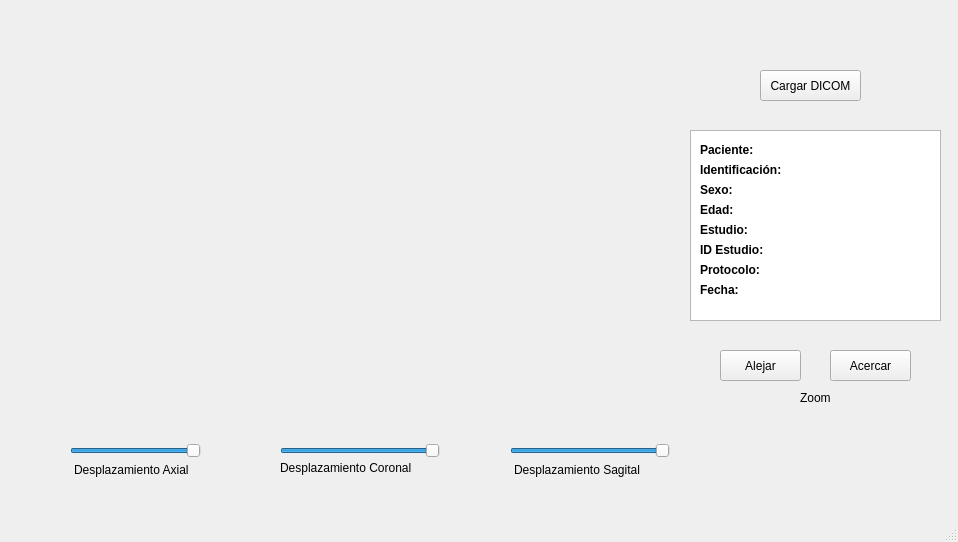
<?xml version="1.0" encoding="UTF-8"?>
<ui version="4.0">
 <class>MainWindow</class>
 <widget class="QMainWindow" name="MainWindow">
  <property name="geometry">
   <rect>
    <x>0</x>
    <y>0</y>
    <width>958</width>
    <height>542</height>
   </rect>
  </property>
  <property name="windowTitle">
   <string>Visor DICOM</string>
  </property>
  <widget class="QWidget" name="centralwidget">
   <widget class="QWidget" name="campo_grafico" native="true">
    <property name="geometry">
     <rect>
      <x>40</x>
      <y>20</y>
      <width>641</width>
      <height>391</height>
     </rect>
    </property>
   </widget>
   <widget class="QPushButton" name="boton_cargar">
    <property name="geometry">
     <rect>
      <x>760</x>
      <y>70</y>
      <width>101</width>
      <height>31</height>
     </rect>
    </property>
    <property name="text">
     <string>Cargar DICOM</string>
    </property>
   </widget>
   <widget class="QPushButton" name="boton_aumentar">
    <property name="geometry">
     <rect>
      <x>830</x>
      <y>350</y>
      <width>81</width>
      <height>31</height>
     </rect>
    </property>
    <property name="text">
     <string>Acercar</string>
    </property>
   </widget>
   <widget class="QPushButton" name="boton_disminuir">
    <property name="geometry">
     <rect>
      <x>720</x>
      <y>350</y>
      <width>81</width>
      <height>31</height>
     </rect>
    </property>
    <property name="text">
     <string>Alejar</string>
    </property>
   </widget>
   <widget class="QLabel" name="label_2">
    <property name="geometry">
     <rect>
      <x>800</x>
      <y>390</y>
      <width>71</width>
      <height>16</height>
     </rect>
    </property>
    <property name="text">
     <string>Zoom</string>
    </property>
   </widget>
   <widget class="QLabel" name="nombre_paciente">
    <property name="geometry">
     <rect>
      <x>700</x>
      <y>140</y>
      <width>61</width>
      <height>21</height>
     </rect>
    </property>
    <property name="text">
     <string>&lt;html&gt;&lt;head/&gt;&lt;body&gt;&lt;p&gt;&lt;span style=&quot; font-weight:600;&quot;&gt;Paciente:&lt;/span&gt;&lt;/p&gt;&lt;/body&gt;&lt;/html&gt;</string>
    </property>
   </widget>
   <widget class="QLabel" name="nombre_paciente_2">
    <property name="geometry">
     <rect>
      <x>700</x>
      <y>160</y>
      <width>101</width>
      <height>21</height>
     </rect>
    </property>
    <property name="text">
     <string>&lt;html&gt;&lt;head/&gt;&lt;body&gt;&lt;p&gt;&lt;span style=&quot; font-weight:600;&quot;&gt;Identificación:&lt;/span&gt;&lt;/p&gt;&lt;/body&gt;&lt;/html&gt;</string>
    </property>
   </widget>
   <widget class="QLabel" name="nombre_paciente_3">
    <property name="geometry">
     <rect>
      <x>700</x>
      <y>180</y>
      <width>41</width>
      <height>21</height>
     </rect>
    </property>
    <property name="text">
     <string>&lt;html&gt;&lt;head/&gt;&lt;body&gt;&lt;p&gt;&lt;span style=&quot; font-weight:600;&quot;&gt;Sexo:&lt;/span&gt;&lt;/p&gt;&lt;/body&gt;&lt;/html&gt;</string>
    </property>
   </widget>
   <widget class="QLabel" name="nombre_paciente_4">
    <property name="geometry">
     <rect>
      <x>700</x>
      <y>200</y>
      <width>41</width>
      <height>21</height>
     </rect>
    </property>
    <property name="text">
     <string>&lt;html&gt;&lt;head/&gt;&lt;body&gt;&lt;p&gt;&lt;span style=&quot; font-weight:600;&quot;&gt;Edad:&lt;/span&gt;&lt;/p&gt;&lt;/body&gt;&lt;/html&gt;</string>
    </property>
   </widget>
   <widget class="QLabel" name="nombre_paciente_5">
    <property name="geometry">
     <rect>
      <x>700</x>
      <y>220</y>
      <width>51</width>
      <height>21</height>
     </rect>
    </property>
    <property name="text">
     <string>&lt;html&gt;&lt;head/&gt;&lt;body&gt;&lt;p&gt;&lt;span style=&quot; font-weight:600;&quot;&gt;Estudio:&lt;/span&gt;&lt;/p&gt;&lt;/body&gt;&lt;/html&gt;</string>
    </property>
   </widget>
   <widget class="QLabel" name="nombre_paciente_6">
    <property name="geometry">
     <rect>
      <x>700</x>
      <y>280</y>
      <width>51</width>
      <height>21</height>
     </rect>
    </property>
    <property name="text">
     <string>&lt;html&gt;&lt;head/&gt;&lt;body&gt;&lt;p&gt;&lt;span style=&quot; font-weight:600;&quot;&gt;Fecha:&lt;/span&gt;&lt;/p&gt;&lt;/body&gt;&lt;/html&gt;</string>
    </property>
   </widget>
   <widget class="QLabel" name="name">
    <property name="geometry">
     <rect>
      <x>770</x>
      <y>140</y>
      <width>141</width>
      <height>21</height>
     </rect>
    </property>
    <property name="text">
     <string/>
    </property>
   </widget>
   <widget class="QLabel" name="sex">
    <property name="geometry">
     <rect>
      <x>750</x>
      <y>180</y>
      <width>141</width>
      <height>21</height>
     </rect>
    </property>
    <property name="text">
     <string/>
    </property>
   </widget>
   <widget class="QLabel" name="id">
    <property name="geometry">
     <rect>
      <x>800</x>
      <y>160</y>
      <width>141</width>
      <height>21</height>
     </rect>
    </property>
    <property name="text">
     <string/>
    </property>
   </widget>
   <widget class="QLabel" name="age">
    <property name="geometry">
     <rect>
      <x>750</x>
      <y>200</y>
      <width>61</width>
      <height>21</height>
     </rect>
    </property>
    <property name="text">
     <string/>
    </property>
   </widget>
   <widget class="QLabel" name="study">
    <property name="geometry">
     <rect>
      <x>760</x>
      <y>220</y>
      <width>141</width>
      <height>21</height>
     </rect>
    </property>
    <property name="text">
     <string/>
    </property>
   </widget>
   <widget class="QLabel" name="date">
    <property name="geometry">
     <rect>
      <x>760</x>
      <y>280</y>
      <width>141</width>
      <height>21</height>
     </rect>
    </property>
    <property name="text">
     <string/>
    </property>
   </widget>
   <widget class="QTextBrowser" name="textBrowser">
    <property name="geometry">
     <rect>
      <x>690</x>
      <y>130</y>
      <width>251</width>
      <height>191</height>
     </rect>
    </property>
   </widget>
   <widget class="QLabel" name="nombre_paciente_7">
    <property name="geometry">
     <rect>
      <x>700</x>
      <y>240</y>
      <width>71</width>
      <height>21</height>
     </rect>
    </property>
    <property name="text">
     <string>&lt;html&gt;&lt;head/&gt;&lt;body&gt;&lt;p&gt;&lt;span style=&quot; font-weight:600;&quot;&gt;ID Estudio:&lt;/span&gt;&lt;/p&gt;&lt;/body&gt;&lt;/html&gt;</string>
    </property>
   </widget>
   <widget class="QLabel" name="idstudy">
    <property name="geometry">
     <rect>
      <x>780</x>
      <y>240</y>
      <width>141</width>
      <height>21</height>
     </rect>
    </property>
    <property name="text">
     <string/>
    </property>
   </widget>
   <widget class="QLabel" name="nombre_paciente_8">
    <property name="geometry">
     <rect>
      <x>700</x>
      <y>260</y>
      <width>71</width>
      <height>21</height>
     </rect>
    </property>
    <property name="text">
     <string>&lt;html&gt;&lt;head/&gt;&lt;body&gt;&lt;p&gt;&lt;span style=&quot; font-weight:600;&quot;&gt;Protocolo:&lt;/span&gt;&lt;/p&gt;&lt;/body&gt;&lt;/html&gt;</string>
    </property>
   </widget>
   <widget class="QLabel" name="protocol">
    <property name="geometry">
     <rect>
      <x>780</x>
      <y>260</y>
      <width>141</width>
      <height>21</height>
     </rect>
    </property>
    <property name="text">
     <string/>
    </property>
   </widget>
   <widget class="QSlider" name="SliderAxial">
    <property name="geometry">
     <rect>
      <x>70</x>
      <y>440</y>
      <width>131</width>
      <height>22</height>
     </rect>
    </property>
    <property name="minimum">
     <number>-160</number>
    </property>
    <property name="maximum">
     <number>0</number>
    </property>
    <property name="orientation">
     <enum>Qt::Horizontal</enum>
    </property>
   </widget>
   <widget class="QSlider" name="SliderCoronal">
    <property name="geometry">
     <rect>
      <x>280</x>
      <y>440</y>
      <width>160</width>
      <height>22</height>
     </rect>
    </property>
    <property name="minimum">
     <number>-256</number>
    </property>
    <property name="maximum">
     <number>0</number>
    </property>
    <property name="orientation">
     <enum>Qt::Horizontal</enum>
    </property>
   </widget>
   <widget class="QSlider" name="SliderSagital">
    <property name="geometry">
     <rect>
      <x>510</x>
      <y>440</y>
      <width>160</width>
      <height>22</height>
     </rect>
    </property>
    <property name="minimum">
     <number>-256</number>
    </property>
    <property name="maximum">
     <number>0</number>
    </property>
    <property name="orientation">
     <enum>Qt::Horizontal</enum>
    </property>
   </widget>
   <widget class="QLabel" name="label">
    <property name="geometry">
     <rect>
      <x>74</x>
      <y>460</y>
      <width>131</width>
      <height>20</height>
     </rect>
    </property>
    <property name="text">
     <string>Desplazamiento Axial</string>
    </property>
   </widget>
   <widget class="QLabel" name="label_3">
    <property name="geometry">
     <rect>
      <x>280</x>
      <y>460</y>
      <width>151</width>
      <height>16</height>
     </rect>
    </property>
    <property name="text">
     <string>Desplazamiento Coronal</string>
    </property>
   </widget>
   <widget class="QLabel" name="label_4">
    <property name="geometry">
     <rect>
      <x>514</x>
      <y>460</y>
      <width>141</width>
      <height>20</height>
     </rect>
    </property>
    <property name="text">
     <string>Desplazamiento Sagital</string>
    </property>
   </widget>
   <zorder>textBrowser</zorder>
   <zorder>campo_grafico</zorder>
   <zorder>boton_cargar</zorder>
   <zorder>boton_aumentar</zorder>
   <zorder>boton_disminuir</zorder>
   <zorder>label_2</zorder>
   <zorder>nombre_paciente</zorder>
   <zorder>nombre_paciente_2</zorder>
   <zorder>nombre_paciente_3</zorder>
   <zorder>nombre_paciente_4</zorder>
   <zorder>nombre_paciente_5</zorder>
   <zorder>nombre_paciente_6</zorder>
   <zorder>name</zorder>
   <zorder>sex</zorder>
   <zorder>id</zorder>
   <zorder>age</zorder>
   <zorder>study</zorder>
   <zorder>date</zorder>
   <zorder>nombre_paciente_7</zorder>
   <zorder>idstudy</zorder>
   <zorder>nombre_paciente_8</zorder>
   <zorder>protocol</zorder>
   <zorder>SliderAxial</zorder>
   <zorder>SliderCoronal</zorder>
   <zorder>SliderSagital</zorder>
   <zorder>label</zorder>
   <zorder>label_3</zorder>
   <zorder>label_4</zorder>
  </widget>
  <widget class="QMenuBar" name="menubar">
   <property name="geometry">
    <rect>
     <x>0</x>
     <y>0</y>
     <width>958</width>
     <height>26</height>
    </rect>
   </property>
  </widget>
  <widget class="QStatusBar" name="statusbar"/>
 </widget>
 <resources/>
 <connections/>
</ui>
